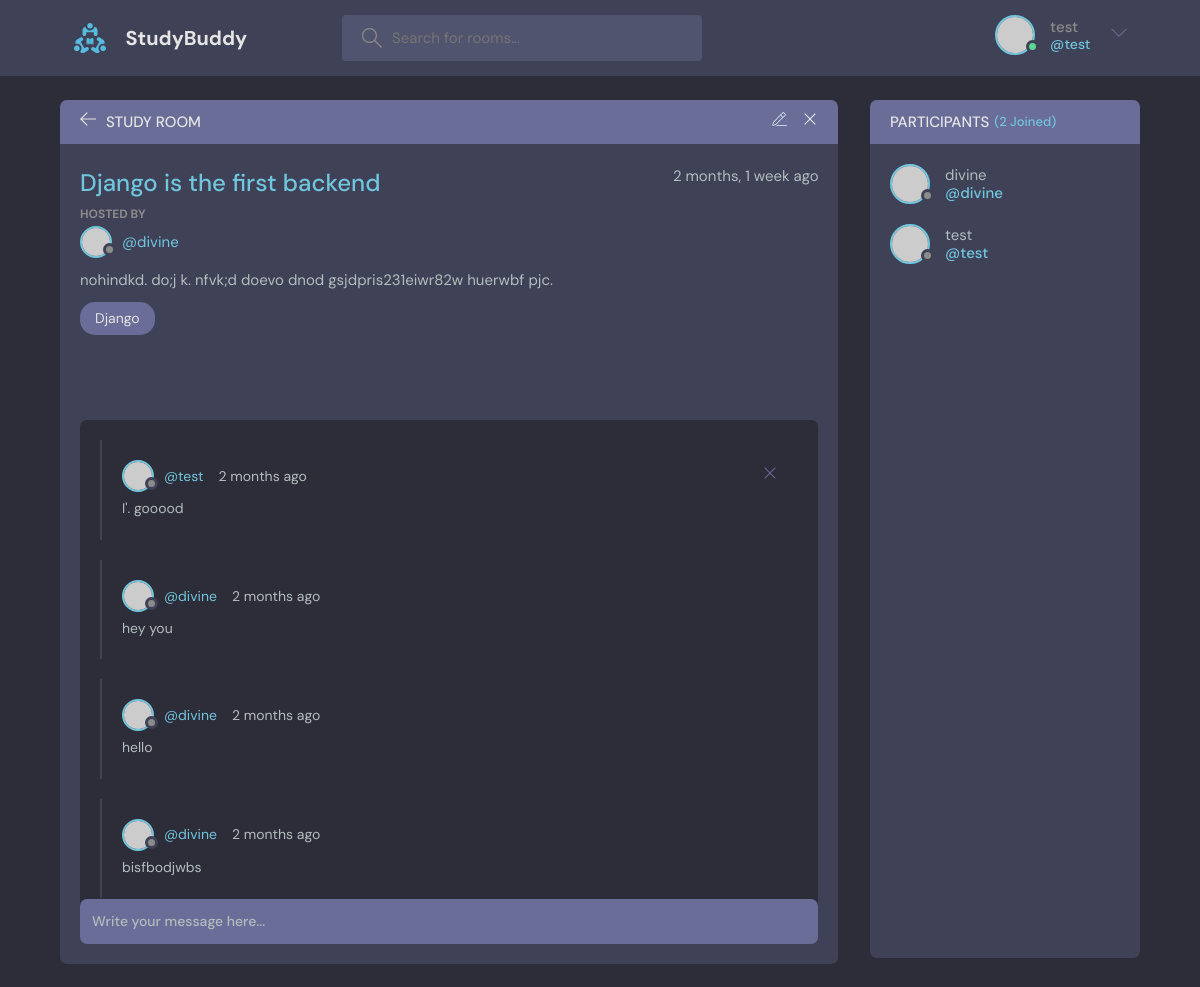
Page /rooms/7/ (signed in) on the committed database.
### base/models.py (models this page shows, shortened)
class Room(models.Model):
    host = models.ForeignKey(User, on_delete=models.SET_NULL, null=True)
    topic =models.ForeignKey(Topic, on_delete=models.SET_NULL, null=True)
    name = models.CharField(max_length=150)
    members = models.ManyToManyField(User, related_name='members', blank=True)
    description = models.TextField(null=True, blank=True)
    update = models.DateTimeField(auto_now=True)
    created = models.DateTimeField(auto_now_add=True)
    class Meta:
        ordering = ['-update','-created']

class Topic(models.Model):
    name = models.CharField(max_length=200)

class Message(models.Model):
    user = models.ForeignKey(User, on_delete=models.CASCADE)
    room = models.ForeignKey(Room, on_delete=models.CASCADE)
    body = models.TextField()
    update = models.DateTimeField(auto_now=True)
    created = models.DateTimeField(auto_now_add=True)
    class Meta:
        ordering = ['-update','-created']

### base/views.py (the view, shortened to what this page needs)
# urls.py: path('rooms/<str:pk>/', views.room, name='room'),
def room(request, pk):
    room = Room.objects.get(id=pk)
    conversations = room.message_set.all()
    members = room.members.all()
    member_count= members.count()
    context = {'room': room, 'conversations': conversations, 'member_count':member_count, 'members': members}
    return render(request, 'base/room.html', context)

### base/templates/base/room.html (shortened to what this page needs)
{% extends 'main.html' %}
{% block content %}
    <main class="profile-page layout layout--2">
      <div class="container">
        <div class="room">
          <div class="room__top">
            <div class="room__topLeft">
              <a href="{% url 'home' %}">
                <svg version="1.1" xmlns="http://www.w3.org/2000/svg" width="32" height="32" viewBox="0 0 32 32">
                  <title>arrow-left</title>
                  <path
                    d="M13.723 2.286l-13.723 13.714 13.719 13.714 1.616-1.611-10.96-10.96h27.625v-2.286h-27.625l10.965-10.965-1.616-1.607z"
                  ></path>
                </svg>
              </a>
              <h3>Study Room</h3>
            </div>
            <div class="room__topRight">
              <a href="{% url 'edit-room' room.id %}">
              </a>
              <a href="{% url 'delete-room' room.id %}">
                <svg version="1.1" xmlns="http://www.w3.org/2000/svg" width="32" height="32" viewBox="0 0 32 32">
                  <title>remove</title>
                  <path
                    d="M27.314 6.019l-1.333-1.333-9.98 9.981-9.981-9.981-1.333 1.333 9.981 9.981-9.981 9.98 1.333 1.333 9.981-9.98 9.98 9.98 1.333-1.333-9.98-9.98 9.98-9.981z"
                  ></path>
                </svg>
              </a>
            </div>
          </div>
          <div class="room__box scroll">
            <div class="room__header scroll">
              <div class="room__info">
                <h3>{{room.name}}</h3>
                <span>{{room.created|timesince}} ago</span>
              </div>
              <div class="room__hosted">
                <p>Hosted By</p>
                <a href="{% url 'user-profile' room.host.id %}" class="room__author">
                  <div class="avatar avatar--small">
                    <img src="https://randomuser.me/api/portraits/men/37.jpg" />
                  </div>
                  <span>@{{room.host.username}}</span>
                </a>
              </div>
              <div class="room__details">
               {{room.description}}
              </div>
              <span class="room__topics">{{room.topic.name}}</span>
            </div>
            <div class="room__conversation">
              <div class="threads scroll">
               {% for conversation in conversations %}
                <div class="thread">
                  <div class="thread__top">
                    <div class="thread__author">
                      <a href="#" class="thread__authorInfo">
                        <div class="avatar avatar--small">
                          <img src="https://randomuser.me/api/portraits/men/37.jpg" />
                        </div>
                        <span>@{{conversation.user}}</span>
                      </a>
                      <span class="thread__date">{{conversation.created|timesince}} ago</span>
                    </div>
                    {% if request.user == conversation.user %}
                    <div class="thread__delete">
                      <a href="{% url 'delete-message' conversation.id %}">
                      <svg version="1.1" xmlns="http://www.w3.org/2000/svg" width="32" height="32" viewBox="0 0 32 32">
                        <title>remove</title>
                        <path
                          d="M27.314 6.019l-1.333-1.333-9.98 9.981-9.981-9.981-1.333 1.333 9.981 9.981-9.981 9.98 1.333 1.333 9.981-9.98 9.98 9.98 1.333-1.333-9.98-9.98 9.98-9.981z"
                        ></path>
                      </svg></a>
                    </div>
                    {% endif %}
                  </div>
                  <div class="thread__details">
                    {{conversation.body}}
                  </div>
                </div>
                {% endfor %}
              </div>
            </div>
          </div>
          {% if request.user.is_authenticated %}
          <div class="room__message">
            <form action="#" method="POST">
              <input name="body" placeholder="Write your message here..." />
            </form>
          </div>
          {% endif %}
        </div>
        <div class="participants">
          <h3 class="participants__top">Participants <span>({{member_count}} Joined)</span></h3>
          <div class="participants__list scroll">
            {% for member in members %}
            <a href="{% url 'user-profile' user.id %}" class="participant">
              <div class="avatar avatar--medium">
                <img src="https://randomuser.me/api/portraits/men/37.jpg" />
              </div>
              <p>
                {{member.username}}
                <span>@{{member.username}}</span>
              </p>
            </a>
            {% endfor %}
          </div>
        </div>
      </div>
    </main>
{% endblock content %}

### templates/navbar.html (shortened to what this page needs)
    {% load static %}
    <header class="header header--loggedIn">
      <div class="container">
        <a href="{% url 'home' %}" class="header__logo">
          <img src="{% static 'images/logo.svg' %}" />
          <h1>StudyBuddy</h1>
        </a>
        <form class="header__search" action="{% url 'home' %}" method="GET">
          <label>
            <input placeholder="Search for rooms..." type="text" name="q"/>
          </label>
        </form>
        <nav class="header__menu">
            {% if request.user.is_authenticated %}
          <div class="header__user">
            <a href="{% url 'user-profile' request.user.id %}">
              <div class="avatar avatar--medium active">
                <img src="https://randomuser.me/api/portraits/men/37.jpg" />
              </div>
              <p>{{request.user.username}} <span>@{{request.user.username}}</span></p>
            </a>
            <button class="dropdown-button">
              <svg version="1.1" xmlns="http://www.w3.org/2000/svg" width="32" height="32" viewBox="0 0 32 32">
                <title>chevron-down</title>
                <path d="M16 21l-13-13h-3l16 16 16-16h-3l-13 13z"></path>
              </svg>
            </button>
          </div>
          {% else %}
          <a href="{% url 'login' %}">
            <img src="{% static 'images/avatar.svg' %}" />
            <p>Login</p>
          </a>
            {% endif %}
        </nav>
      </div>
    </header>

### rows in the picture
Room: name "Django is the first backend", created "2 months, 1 week", host.username "divine", description "nohindkd. do;j k. nfvk;d doevo dnod gsjdpris231eiwr82w huerwbf pjc.", topic.name "Django"
Message: user "test", created "2 months", body "I'. gooood"
Message: user "divine", created "2 months", body "hey you"
Message: user "divine", created "2 months", body "hello"
Message: user "divine", created "2 months", body "bisfbodjwbs"

### other values in the picture
{{ request.user.username }} "test"
{{ member_count }} "2"
{{ member.username }} "divine"
{{ member.username }} "test"
